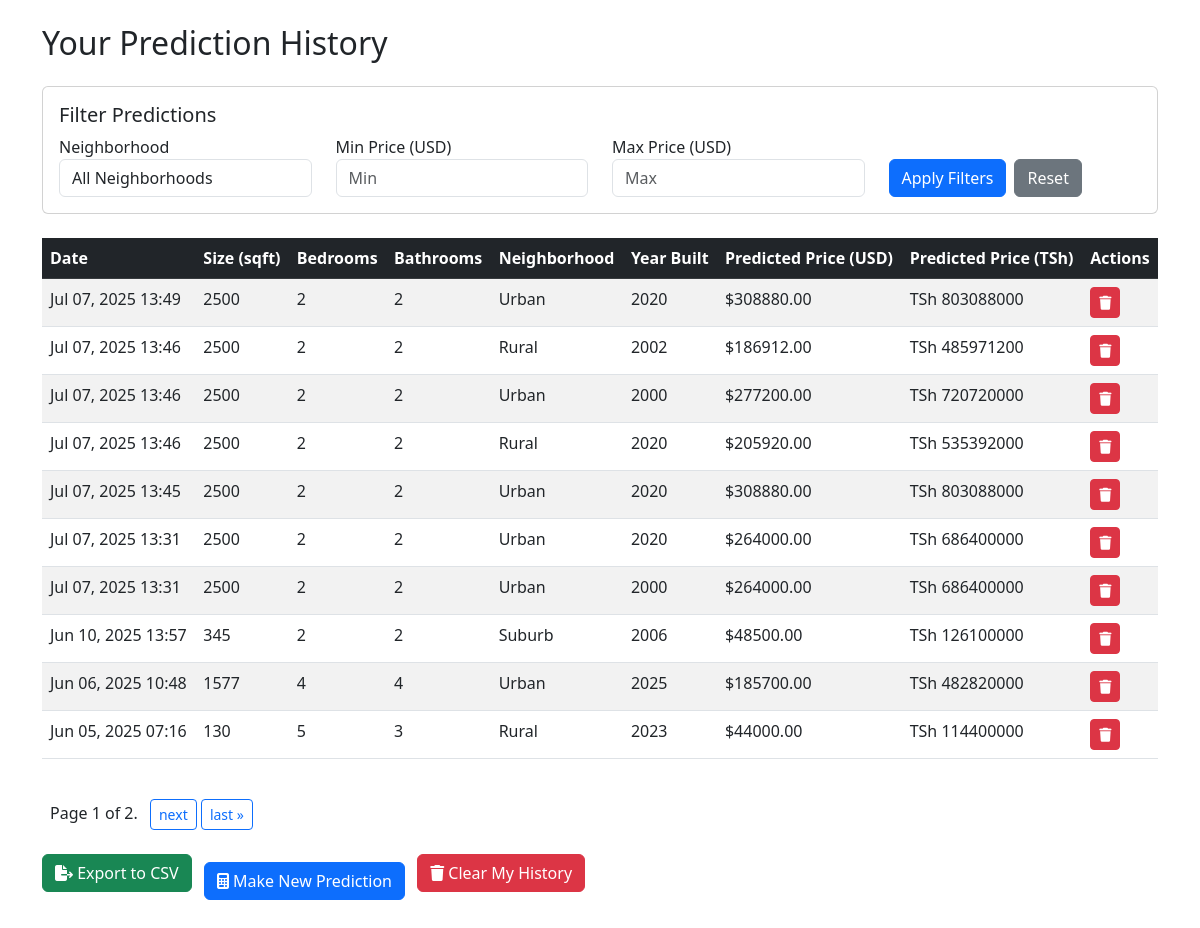
Page /history/ (signed in) on the committed database.
### house_price/models.py (models this page shows, shortened)
class HousePricePrediction(models.Model):
    user = models.ForeignKey(User, on_delete=models.CASCADE, null=True, blank=True)
    square_feet = models.IntegerField()
    bedrooms = models.IntegerField()
    bathrooms = models.IntegerField()
    neighborhood = models.CharField(max_length=50)
    year_built = models.IntegerField()
    predicted_price_usd = models.DecimalField(max_digits=12, decimal_places=2)
    predicted_price_tsh = models.DecimalField(max_digits=12, decimal_places=2)
    created_at = models.DateTimeField(auto_now_add=True)
    is_deleted = models.BooleanField(default=False)
    class Meta:
        ordering = ['-created_at']

### house_price/views.py (the view)
# urls.py: path('history/', views.prediction_history, name='prediction_history'),
@login_required
def prediction_history(request):
    predictions = HousePricePrediction.objects.filter(
        user=request.user, is_deleted=False
    ).order_by('-created_at')
    paginator = Paginator(predictions, 10)
    page_number = request.GET.get('page')
    page_obj = paginator.get_page(page_number)
    context = {
        'predictions': page_obj,  # Changed from page_obj to predictions
    }
    return render(request, 'house_price/history.html', context)

### house_price/templates/house_price/history.html (shortened to what this page needs)
{% load static %}
<!DOCTYPE html>
<html lang="en">
<head>
    <link href="https://cdn.jsdelivr.net/npm/bootstrap@5.3.0/dist/css/bootstrap.min.css" rel="stylesheet">
    <link rel="stylesheet" href="https://cdnjs.cloudflare.com/ajax/libs/font-awesome/6.4.0/css/all.min.css">
</head>
<body>
    <div class="container">
        <h2 class="my-4">Your Prediction History</h2>
        {% if predictions %}
        <div class="card mb-4">
            <div class="card-body">
                <h5 class="card-title">Filter Predictions</h5>
                <form method="get">
                    <div class="row">
                        <div class="col-md-3">
                            <label for="neighborhood">Neighborhood</label>
                            <select name="neighborhood" id="neighborhood" class="form-control">
                                <option value="">All Neighborhoods</option>
                            </select>
                        </div>
                        <div class="col-md-3">
                            <label for="min_price">Min Price (USD)</label>
                            <input type="number" name="min_price" id="min_price"
                                   class="form-control" placeholder="Min"
                                   value="{{ min_price }}">
                        </div>
                        <div class="col-md-3">
                            <label for="max_price">Max Price (USD)</label>
                            <input type="number" name="max_price" id="max_price"
                                   class="form-control" placeholder="Max"
                                   value="{{ max_price }}">
                        </div>
                        <div class="col-md-3 d-flex align-items-end">
                            <button type="submit" class="btn btn-primary">Apply Filters</button>
                            <a href="{% url 'prediction_history' %}" class="btn btn-secondary ms-2">Reset</a>
                        </div>
                    </div>
                </form>
            </div>
        </div>
        <div class="table-responsive">
            <table class="table table-striped">
                <thead class="table-dark">
                    <tr>
                        <th>Date</th>
                        <th>Size (sqft)</th>
                        <th>Bedrooms</th>
                        <th>Bathrooms</th>
                        <th>Neighborhood</th>
                        <th>Year Built</th>
                        <th>Predicted Price (USD)</th>
                        <th>Predicted Price (TSh)</th>
                        <th>Actions</th>
                    </tr>
                </thead>
                <tbody>
                    {% for prediction in predictions %}
                    <tr>
                        <td>{{ prediction.created_at|date:"M d, Y H:i" }}</td>
                        <td>{{ prediction.square_feet }}</td>
                        <td>{{ prediction.bedrooms }}</td>
                        <td>{{ prediction.bathrooms }}</td>
                        <td>{{ prediction.neighborhood }}</td>
                        <td>{{ prediction.year_built }}</td>
                        <td>${{ prediction.predicted_price_usd|floatformat:2 }}</td>
                        <td>TSh {{ prediction.predicted_price_tsh|floatformat:0 }}</td>
                        <td>
                            <form action="{% url 'delete_prediction' prediction.id %}" method="post" style="display:inline;">
                                <button type="submit" class="btn btn-sm btn-danger" onclick="return confirm('Delete this prediction?');">
                                    <i class="fas fa-trash"></i>
                                </button>
                            </form>
                        </td>
                    </tr>
                    {% endfor %}
                </tbody>
            </table>
        </div>
        <div class="pagination my-4">
            <span class="step-links">
                <span class="current mx-2">
                    Page {{ predictions.number }} of {{ predictions.paginator.num_pages }}.
                </span>
                {% if predictions.has_next %}
                    <a href="?page={{ predictions.next_page_number }}" class="btn btn-sm btn-outline-primary">next</a>
                    <a href="?page={{ predictions.paginator.num_pages }}" class="btn btn-sm btn-outline-primary">last &raquo;</a>
                {% endif %}
            </span>
        </div>
        {% else %}
            <div class="alert alert-info">
                You haven't made any predictions yet.
            </div>
        {% endif %}
        <div class="mb-4">
            <a href="{% url 'export_predictions' %}" class="btn btn-success mb-3">
                <i class="fas fa-file-export"></i> Export to CSV
            </a>
            <a href="{% url 'house_price_prediction' %}" class="btn btn-primary ms-2">
                <i class="fas fa-calculator"></i> Make New Prediction
            </a>
            <form action="{% url 'clear_user_history' %}" method="post" class="d-inline ms-2">
                <button type="submit" class="btn btn-danger mb-3" onclick="return confirm('Are you sure you want to clear your prediction history?');">
                    <i class="fas fa-trash"></i> Clear My History
                </button>
            </form>
        </div>
    </div>
</body>
</html>

### rows in the picture
HousePricePrediction: created_at "Jul 07, 2025 13:49", square_feet "2500", bedrooms "2", bathrooms "2", neighborhood "Urban", year_built "2020", predicted_price_usd "308880.00", predicted_price_tsh "803088000"
HousePricePrediction: created_at "Jul 07, 2025 13:46", square_feet "2500", bedrooms "2", bathrooms "2", neighborhood "Rural", year_built "2002", predicted_price_usd "186912.00", predicted_price_tsh "485971200"
HousePricePrediction: created_at "Jul 07, 2025 13:46", square_feet "2500", bedrooms "2", bathrooms "2", neighborhood "Urban", year_built "2000", predicted_price_usd "277200.00", predicted_price_tsh "720720000"
HousePricePrediction: created_at "Jul 07, 2025 13:46", square_feet "2500", bedrooms "2", bathrooms "2", neighborhood "Rural", year_built "2020", predicted_price_usd "205920.00", predicted_price_tsh "535392000"
HousePricePrediction: created_at "Jul 07, 2025 13:45", square_feet "2500", bedrooms "2", bathrooms "2", neighborhood "Urban", year_built "2020", predicted_price_usd "308880.00", predicted_price_tsh "803088000"
HousePricePrediction: created_at "Jul 07, 2025 13:31", square_feet "2500", bedrooms "2", bathrooms "2", neighborhood "Urban", year_built "2020", predicted_price_usd "264000.00", predicted_price_tsh "686400000"
HousePricePrediction: created_at "Jul 07, 2025 13:31", square_feet "2500", bedrooms "2", bathrooms "2", neighborhood "Urban", year_built "2000", predicted_price_usd "264000.00", predicted_price_tsh "686400000"
HousePricePrediction: created_at "Jun 10, 2025 13:57", square_feet "345", bedrooms "2", bathrooms "2", neighborhood "Suburb", year_built "2006", predicted_price_usd "48500.00", predicted_price_tsh "126100000"
HousePricePrediction: created_at "Jun 06, 2025 10:48", square_feet "1577", bedrooms "4", bathrooms "4", neighborhood "Urban", year_built "2025", predicted_price_usd "185700.00", predicted_price_tsh "482820000"
HousePricePrediction: created_at "Jun 05, 2025 07:16", square_feet "130", bedrooms "5", bathrooms "3", neighborhood "Rural", year_built "2023", predicted_price_usd "44000.00", predicted_price_tsh "114400000"

### other values in the picture
{{ predictions.number }} "1"
{{ predictions.paginator.num_pages }} "2"
